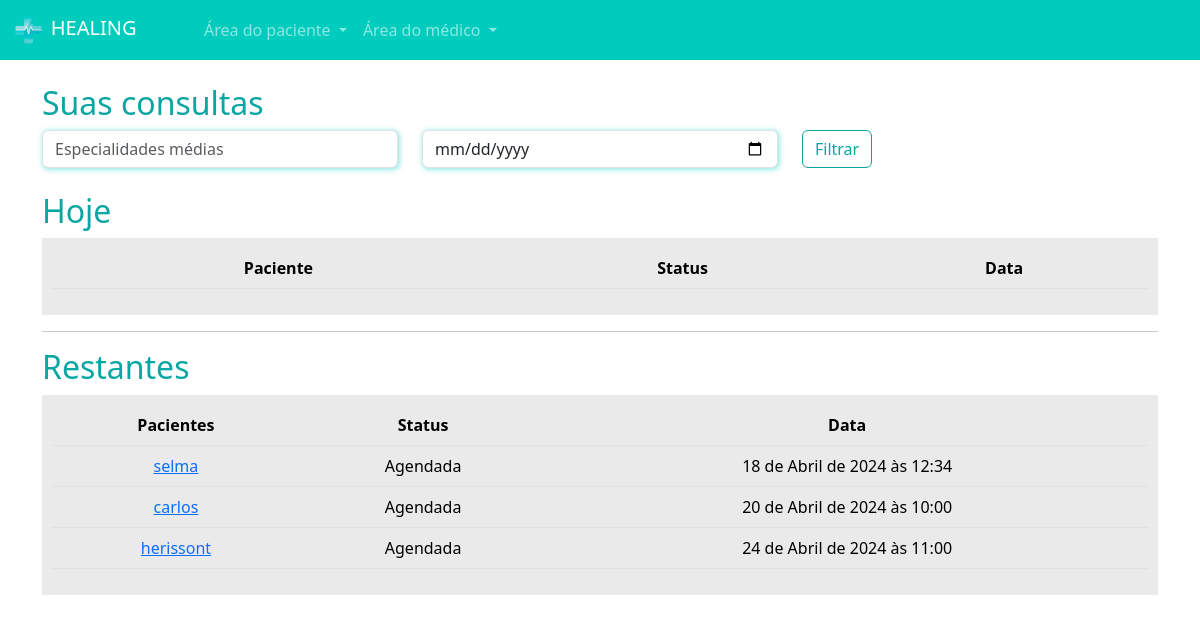
The page /medicos/consultas_medico/ (signed in) on the database as committed earlier.
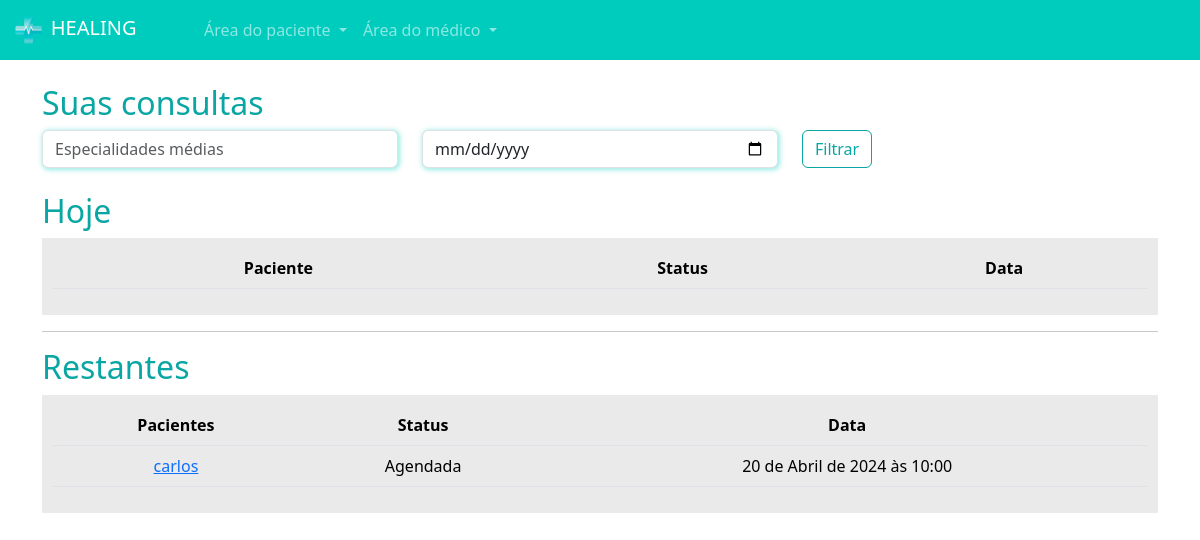
The same page on the database as committed later.
### paciente/models.py (models this page shows, shortened)
class Consulta(models.Model):
    status_choices = (
        ('A', 'Agendada'),
        ('F', 'Finalizada'),
        ('C', 'Cancelada'),
        ('I', 'Iniciada')
    )
    paciente = models.ForeignKey(User, on_delete=models.DO_NOTHING)
    data_aberta = models.ForeignKey(DatasAbertas, on_delete=models.DO_NOTHING)
    status = models.CharField(max_length=1, choices=status_choices, default='A')
    link = models.URLField(null=True, blank=True)

### medico/models.py (models this page shows, shortened)
class DatasAbertas(models.Model):
    data = models.DateTimeField()
    user = models.ForeignKey(User, on_delete=models.DO_NOTHING)
    agendado = models.BooleanField(default=False)

### medico/views.py (the view)
# urls.py: path('consultas_medico/', views.consultas_medico, name="consultas_medico"),
def consultas_medico(request):
    if not is_medico(request.user):
        messages.add_message(request, constants.WARNING, 'Somente médicos podem acessar essa página.')
        return redirect('/usuarios/sair')
    hoje = datetime.now().date()
    consultas_hoje = Consulta.objects.filter(data_aberta__user=request.user).filter(data_aberta__data__gte=hoje).filter(data_aberta__data__lt=hoje + timedelta(days=1))
    consultas_restantes = Consulta.objects.exclude(id__in=consultas_hoje.values('id')).filter(data_aberta__user=request.user)
    return render(request, 'consultas_medico.html', {'consultas_hoje': consultas_hoje, 'consultas_restantes': consultas_restantes, 'is_medico': is_medico(request.user)})

### medico/models.py (called while the page is built)
def is_medico(user):
     return DadosMedico.objects.filter(user=user).exists()

### medico/templates/consultas_medico.html (shortened to what this page needs)
{% extends "base.html" %} {% load static %} {% block 'head' %}
<link rel="stylesheet" href="{% static 'medicos/css/abrir_horario.css' %}" />
<link rel="stylesheet" href="{% static 'usuarios/css/usuarios.css' %}" />
<link rel="stylesheet" href="{% static 'medicos/css/cadastro_medico.css' %}" />
<link rel="stylesheet" href="{% static 'pacientes/css/home.css' %}" />
<link
  rel="stylesheet"
  href="https://cdn.jsdelivr.net/npm/bootstrap-icons@1.11.3/font/bootstrap-icons.min.css"
/>
{% endblock 'head' %}
{% block 'body' %}
{% include "partials/navbar.html" %}
<div class="container">
  <br />
  <h2><span class="color-dark">Suas consultas</span></h2>
  <div class="row">
    <div class="col-md">
      <input
        type="text"
        name="especialidades"
        id=""
        class="form-control shadow-main-color"
        placeholder="Especialidades médias"
      />
    </div>
    <div class="col-md">
      <input
        type="date"
        name="data"
        id=""
        class="form-control shadow-main-color"
        placeholder="Data da consulta"
      />
    </div>
    <div class="col-md">
      <input type="submit" value="Filtrar" class="btn btn-dark-color-outline" />
    </div>
  </div>
  <br />
  <h2><span class="color-dark">Hoje</span></h2>
  <div class="list-minhas-consultas">
    <table class="table">
      <thead>
        <tr>
          <th scope="col">Paciente</th>
          <th scope="col">Status</th>
          <th scope="col">Data</th>
        </tr>
      </thead>
    </table>
  </div>
  <hr />
  <h2><span class="color-dark">Restantes</span></h2>
  <div class="list-minhas-consultas">
    <table class="table">
      <thead>
        <tr>
          <th scope="col">Pacientes</th>
          <th scope="col">Status</th>
          <th scope="col">Data</th>
        </tr>
      </thead>
      <tbody>
        {% for consulta in consultas_restantes %}
        <tr>
          <td><a href="{% url 'consulta_area_medico' consulta.id %}">{{consulta.paciente}}</a></td>
          <td>{{consulta.get_status_display}}</td>
          <td>{{consulta.data_aberta.data}}</td>
        </tr>
        {% endfor %}
      </tbody>
    </table>
  </div>
</div>
{% endblock 'body' %}

Rows that differ between the two databases and show on the page:
no longer on this page (row edited): Consulta: paciente "selma", status "Agendada", data_aberta.data "18 de Abril de 2024 às 12:34"
removed Consulta: paciente "herissont", status "Agendada", data_aberta.data "24 de Abril de 2024 às 11:00"
